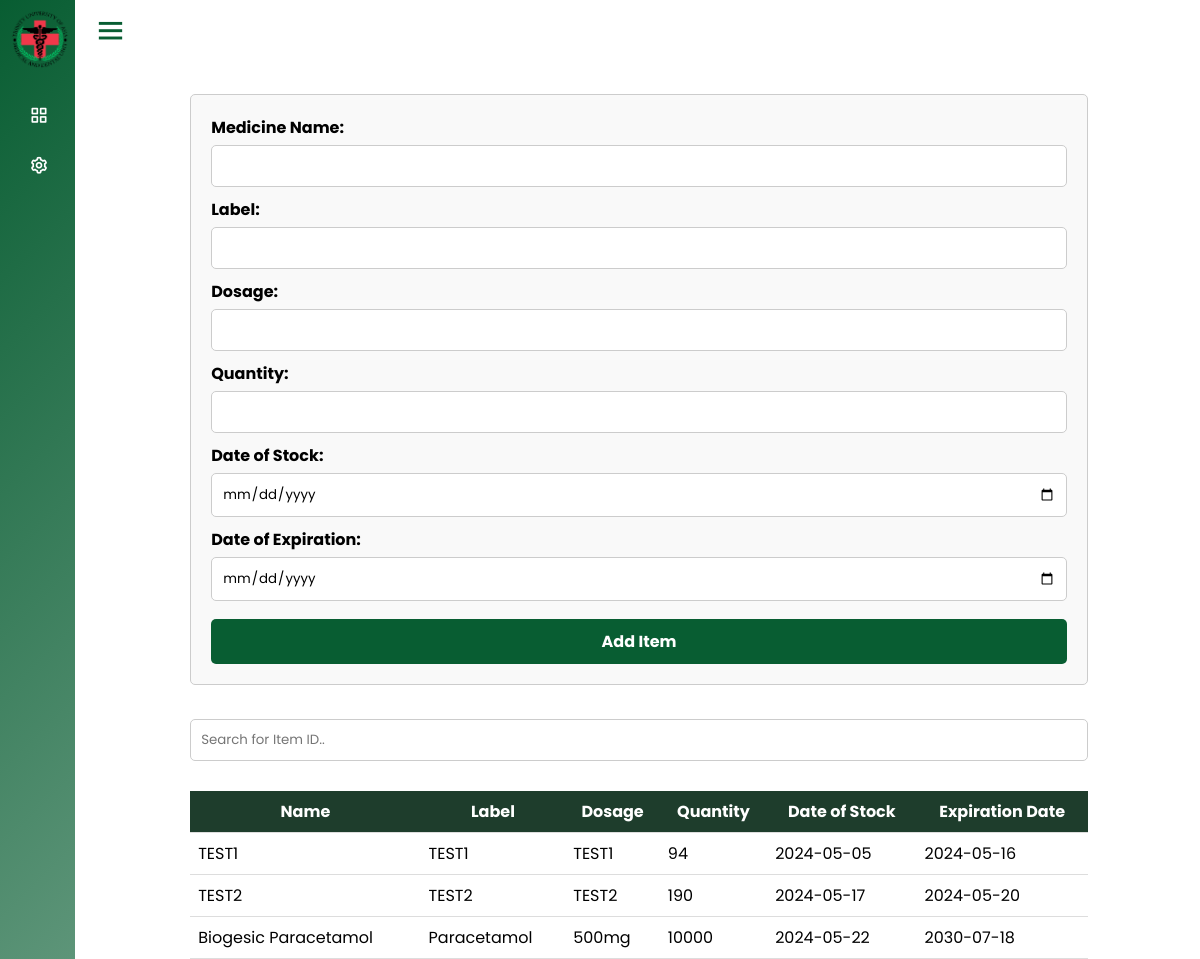
Page /HN-MedRec.php (signed in) on the committed database.
### tables this page shows
CREATE TABLE `medicine_records` (
  `id` bigint(20) NOT NULL,
  `item_id` bigint(20) NOT NULL,
  `item_name` text NOT NULL,
  `item_label` text NOT NULL,
  `item_dosage` text NOT NULL,
  `item_quantity` text NOT NULL,
  `item_stock_date` text NOT NULL,
  `item_expiration_date` text NOT NULL
);

### HN-MedRec.php (the view, shortened to what this page needs)
<?php
require_once "server/server.php";
?>
<!DOCTYPE html>
<html lang="en" dir="ltr">
  <head>
    <link rel="stylesheet" href="HN-MedRec.css">
    <link href='https://unpkg.com/boxicons@2.0.7/css/boxicons.min.css' rel='stylesheet'>
   </head>
<body>
  <?php
    checkAccountRole();
  ?>
  <section class="home-section">
    <div class="home-content">
      <i class='bx bx-menu' ></i>
    </div>
    <form method="post" action="HN-MedRec.php" class="inventory-form">
        <label for="item_id">Medicine Name:</label>
        <input type="text" id="item_id" name="item_name" required>
        <label for="item_name">Label:</label>
        <input type="text" id="item_name" name="item_label" required>
        <label for="item_description">Dosage:</label>
        <input type="text" id="item_description" name="item_dosage" required>
        <label for="quantity">Quantity:</label>
        <input type="number" id="quantity" name="item_quantity" required>
        <label for="stock_date">Date of Stock:</label>
        <input type="date" id="stock_date" name="item_stock_date" required>
        <label for="expiration_date">Date of Expiration:</label>
        <input type="date" id="expiration_date" name="item_expiration_date" required>
        <input type="submit" value="Add Item" name="save_medicine">
    </form>
    <div class="search-form">
    <div class="search-bar">
        <input type="text" id="searchInput" placeholder="Search for Item ID..">
    </div>
    <?php
      if (mysqli_num_rows($get_medicine_record_result) > 0) {
    ?>
    <table id="inventory-table">
        <thead>
            <tr>
                <th>Name</th>
                <th>Label</th>
                <th>Dosage</th>
                <th>Quantity</th>
                <th>Date of Stock</th>
                <th>Expiration Date</th>
            </tr>
        </thead>
        <tbody>
          <?php
            while ($row = mysqli_fetch_assoc($get_medicine_record_result)) {
          ?>
          <tr>
            <td><?php echo $row['item_name']?></td>
            <td><?php echo $row['item_label']?></td>
            <td><?php echo $row['item_dosage']?></td>
            <td><?php echo $row['item_quantity']?></td>
            <td><?php echo $row['item_stock_date']?></td>
            <td><?php echo $row['item_expiration_date']?></td>
          </tr>
          <?php
            }
          ?>
        </tbody>
    </table>
    <?php
      }
    ?>
    </div>
  </section>
</html>

### server/server.php (shortened to what this page needs)
<?php
include "db.php";
$get_medicine_record = "SELECT * FROM medicine_records";
$get_medicine_record_result = mysqli_query($db, $get_medicine_record);
function checkAccountRole()
{
    if (isset($_SESSION['is_admin']) && $_SESSION['is_admin'] == "true") {
        include 'admin_sidebar.php';
    } else {
        include 'student_sidebar.php';
    }
}
?>

### server/student_sidebar.php (shortened to what this page needs)
<div class="sidebar close">
  <div class="logo-details">
    <img class="sidebar-logo" src="MDULOGO.png" alt="MDULOGO">
  </div>
  <ul class="nav-links">
    <li>
      <div class="iocn-link">
        <a href="#">
          <i class='bx bx-grid-alt'></i>
        </a>
      </div>
    </li>
    <li>
      <div class="iocn-link">
        <a href="#">
          <i class='bx bx-cog'></i>
        </a>
      </div>
    </li>
    <li class="profile">
      <div class="profile-details">
      </div>
    </li>
  </ul>
</div>

### HN-MedRec.css (style rules this page uses)
* { margin: 0; padding: 0; box-sizing: border-box; font-family: 'Poppins', sans-serif; }
.sidebar-logo { height: 60px; width: 60px; margin-top: 20px; margin-left: 10px; }
.sidebar { position: fixed; top: 0; left: 0; height: 100%; width: 260px; background-image: url('BACKGROUND.png'); z-index: 100; transition: all 0.5s ease; }
.sidebar.close { width: 75px; }
.sidebar .logo-details { height: 60px; width: 100%; display: flex; align-items: center; }
.sidebar .nav-links { height: 100%; padding: 30px 0 150px 0; overflow: auto; }
.sidebar.close .nav-links { overflow: visible; }
.sidebar .nav-links li { position: relative; list-style: none; transition: all 0.4s ease; }
.sidebar .nav-links li .iocn-link { display: flex; align-items: center; justify-content: space-between; }
.sidebar.close .nav-links li .iocn-link { display: block }
.sidebar .nav-links li i { height: 50px; min-width: 78px; text-align: center; line-height: 50px; color: #fff; font-size: 20px; cursor: pointer; transition: all 0.3s ease; }
.sidebar .nav-links li a { display: flex; align-items: center; text-decoration: none; }
.sidebar .profile-details { position: fixed; bottom: 0; width: 260px; display: flex; align-items: center; justify-content: space-between; background: #1e3d2c; padding: 12px 0; transition: all 0.5s ease; }
.sidebar.close .profile-details { background: none; }
.sidebar.close .profile-details { width: 78px; }
.home-section { position: relative; height: 100vh; left: 260px; width: calc(100% - 260px); transition: all 0.5s ease; }
.sidebar.close ~ .home-section { left: 78px; width: calc(100% - 78px); }
.home-section .home-content { height: 60px; display: flex; align-items: center; }
.home-section .home-content .bx-menu, .home-section .home-content .text { color: #085d32; font-size: 35px; }
.home-section .home-content .bx-menu { margin: 0 15px; cursor: pointer; }
form { margin-bottom: 20px; padding: 20px; border: 1px solid #ccc; border-radius: 5px; background-color: #f9f9f9; }
.inventory-form { width: 80%; margin-top: 3%; margin-left: auto; margin-right: auto; }
.search-form { width: 80%; margin-top: 3%; margin-left: auto; margin-right: auto; }
label { display: block; margin-bottom: 5px; font-weight: bold; }
input[type="text"], input[type="number"], input[type="date"] { width: 100%; padding: 10px; margin-bottom: 10px; border: 1px solid #ccc; border-radius: 5px; box-sizing: border-box; }
input[type="submit"] { background-color: #085d32; color: white; padding: 10px 15px; width: 100%; border: none; border-radius: 5px; cursor: pointer; font-size: 16px; margin-top: 1%; font-weight: bold; }
table { width: 100%; border-collapse: collapse; margin-top: 20px; }
th, td { padding: 8px; border-bottom: 1px solid #ddd; text-align: left; }
th { background-color:#1e3d2c; color: white; text-align: center; }
.search-bar { margin-bottom: 20px; }
.search-bar input[type="text"] { width: 100%; padding: 10px; margin-bottom: 10px; border: 1px solid #ccc; border-radius: 5px; box-sizing: border-box; }

### rows in the picture
medicine_records: item_name "TEST1", item_label "TEST1", item_dosage "TEST1", item_quantity "94", item_stock_date "2024-05-05", item_expiration_date "2024-05-16"
medicine_records: item_name "TEST2", item_label "TEST2", item_dosage "TEST2", item_quantity "190", item_stock_date "2024-05-17", item_expiration_date "2024-05-20"
medicine_records: item_name "Biogesic Paracetamol", item_label "Paracetamol", item_dosage "500mg", item_quantity "10000", item_stock_date "2024-05-22", item_expiration_date "2030-07-18"
